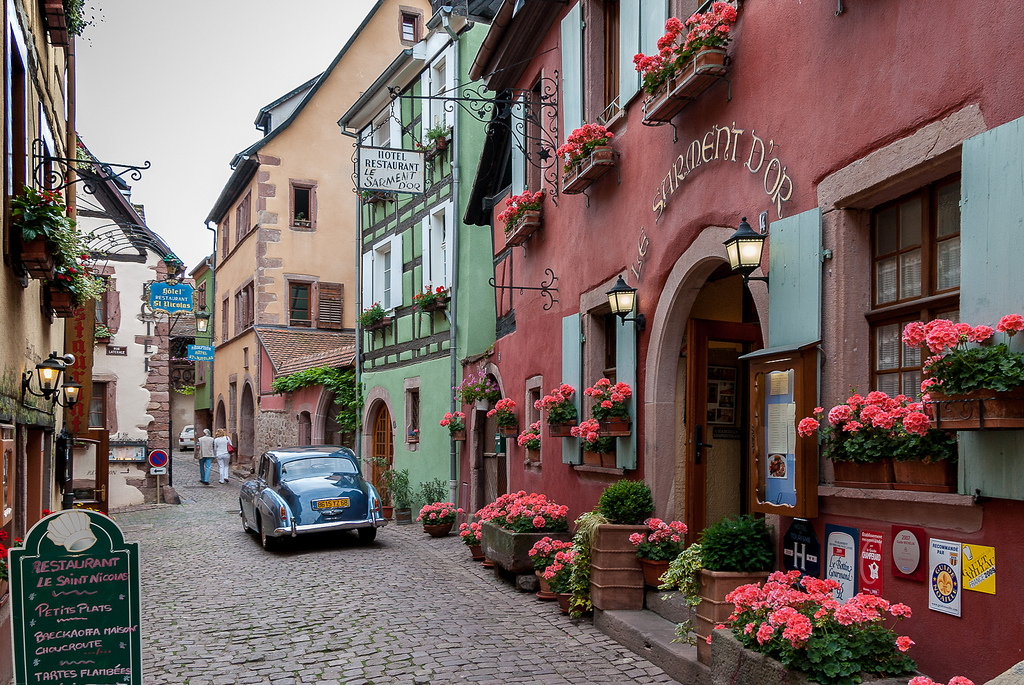
#> input picture Filtering/france.jpg, 1024 x 685 px
$ python Filters.py
#> lines starting #> are read from the running program, lines starting #| are printed output that depends on the picture
import cv2
import numpy as np


class Filtering:

    def __init__(self, image, filter_size):

        self.image = image
        self.filter_size = filter_size

        # 3x3 filter
        self.three_filter = np.ones([3, 3]) * (1 / 9)
        # 5x5 filter
        self.five_filter = np.ones([5, 5]) * (1 / 25)
        # 7x7 filter
        self.seven_filter = np.ones([7, 7]) * (1 / 49)
        # 9x9 filter
        self.nine_filter = np.ones([9, 9]) * (1 / 81)

    def padding(self, img):                                                                                 # add border around the image by reflecting edge pixels

        if self.filter_size == 3:
            padded = cv2.copyMakeBorder(img, 1, 1, 1, 1, cv2.BORDER_REFLECT)
        elif self.filter_size == 5:
            padded = cv2.copyMakeBorder(img, 2, 2, 2, 2, cv2.BORDER_REFLECT)
        elif self.filter_size == 7:
            padded = cv2.copyMakeBorder(img, 3, 3, 3, 3, cv2.BORDER_REFLECT)
        elif self.filter_size == 9:
            padded = cv2.copyMakeBorder(img, 4, 4, 4, 4, cv2.BORDER_REFLECT)

        return padded

    # [15 lines left out: function mean_filter, not called in this run]

    def gaussian_kernel(self, sigma):                                                                       # creates the Gaussian kernel

        x, y = np.mgrid[-self.filter_size // 2 + 1: self.filter_size // 2 + 1,
                        -self.filter_size // 2 + 1: self.filter_size // 2 + 1]
        g = np.exp(-((x ** 2 + y ** 2) / (2.0 * sigma ** 2)))
        return g / g.sum()

    def gaussian_filter(self, padded, kernel):

        output = np.copy(self.image)
        # expand the filter's dimension (add 3rd channel)
        kernel = np.repeat(np.expand_dims(kernel, axis=-1), self.image.shape[-1], axis=-1)

        # iterate on image using padded image
        for i in range(padded.shape[0] - self.filter_size + 1):
            for j in range(padded.shape[1] - self.filter_size + 1):
                window = padded[i:i + self.filter_size, j:j + self.filter_size]
                new_pixel = np.sum(window * kernel, axis=(0, 1))                                            # element wise multiplication
                output[i][j] = new_pixel

        return output

    # [58 lines left out: functions find_min, calculate_mean, kuwahara_filter, not called in this run]


if __name__ == '__main__':

    rgb_img = cv2.imread("./france.jpg")                                                                    # read image
#> rgb_img is the input picture: shape (685, 1024, 3); mean B, G, R 96.5, 100.6, 117.5
    rgb_img = cv2.resize(rgb_img, (int(rgb_img.shape[1] * 1 / 2), int(rgb_img.shape[0] * 1 / 2)))           # resize image by 1/2
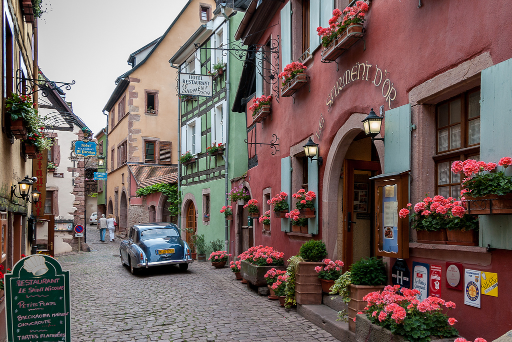
#> rgb_img: shape (342, 512, 3); mean B, G, R 96.4, 100.5, 117.3

    f = Filtering(rgb_img, 9)
    padded_img = f.padding(rgb_img)
#> in padding, `padded = cv2.copyMakeBorder(img, 4, 4, 4, 4, cv2.BORDER_REFLECT)`:
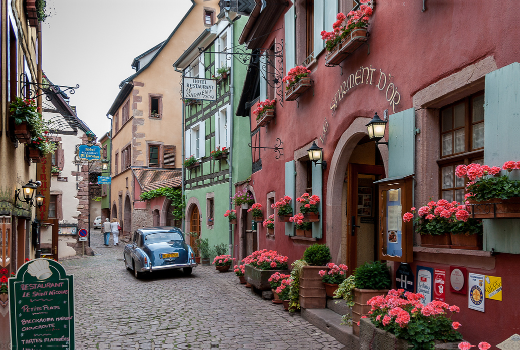
#> padded: shape (350, 520, 3); mean B, G, R 96.5, 100.5, 117.4
    """
    # Kuwahara Filter

    padded_hsv = f.padding(cv2.cvtColor(rgb_img, cv2.COLOR_BGR2HSV))                                        # hsv img is also padded
    v = padded_hsv[:, :, 2]                                                                                 # take V component only
    kuwahara_filtered = f.kuwahara_filter(padded_img, v)

    # cv2.imwrite("5x5 Kuwahara Filtered Image.jpg", kuwahara_filtered)"""
    """
    Q1 | Q2
    -------
    Q3 | Q4
    """
    """
    # Mean Filter

    mean_filtered = f.mean_filter(padded_img, f.nine_filter)                                                # filter should be changed according to size
    # cv2.imwrite("5x5 " + "Mean Filtered Image.jpg", mean_filtered)
    """

    # Gaussian Filter

    g_kernel = f.gaussian_kernel(sigma=1)
    gaussian_filtered = f.gaussian_filter(padded_img, g_kernel)                                             # create Gaussian kernel according to size
#> after the loop in gaussian_filter, `for i in range(padded.shape[0] - self.filter_size + 1):`:
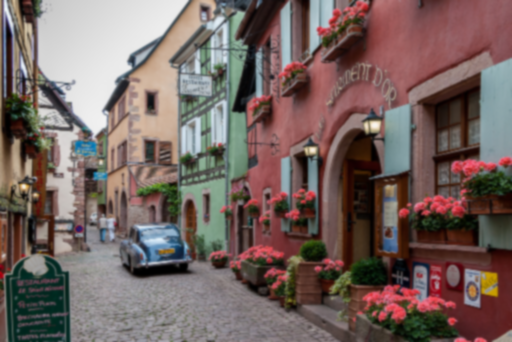
#> output: shape (342, 512, 3); mean B, G, R 95.9, 100, 116.8
    # cv2.imwrite("5x5 sig_1 Gaussian Filtered Image.jpg", gaussian_filtered)

$ run again, with Filtering/venice.jpg copied over Filtering/france.jpg
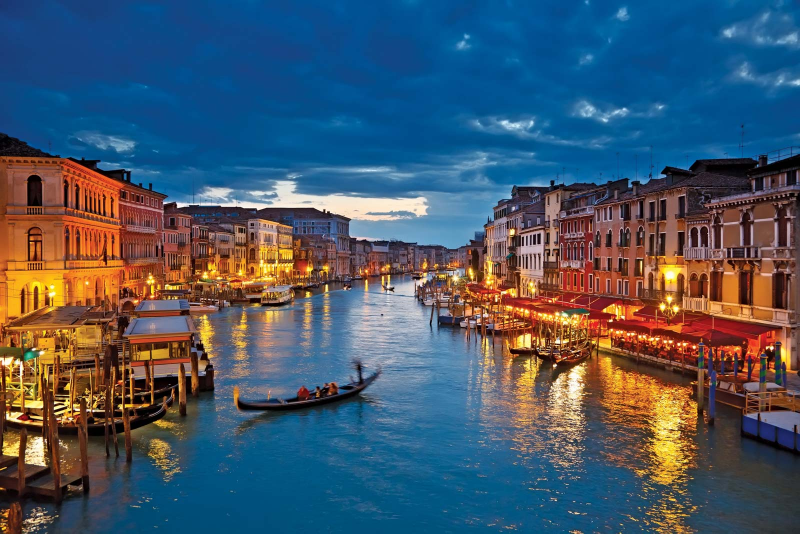
#> input picture Filtering/venice.jpg, 1600 x 1067 px (shown at 1/2 size)
#> rgb_img is the input picture: shape (1067, 1600, 3); mean B, G, R 104, 87.7, 71
#> `rgb_img = cv2.resize(rgb_img, (int(rgb_img.shape[1] * 1 / 2), int(rgb_..`:
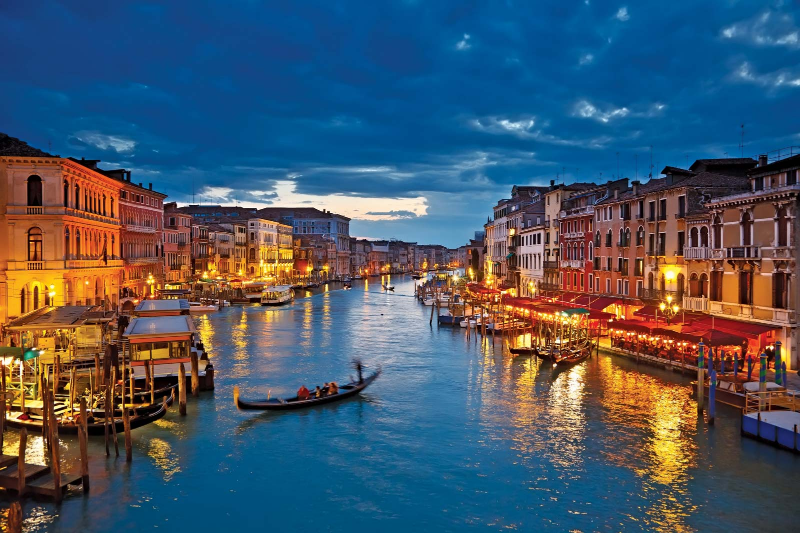
#> rgb_img: shape (533, 800, 3); mean B, G, R 103.9, 87.6, 70.9
#> in padding, `padded = cv2.copyMakeBorder(img, 4, 4, 4, 4, cv2.BORDER_REFLECT)`:
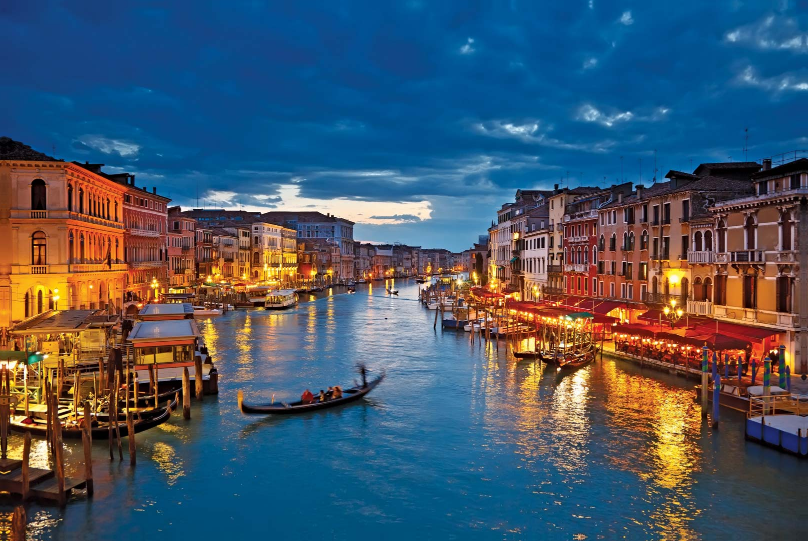
#> padded: shape (541, 808, 3); mean B, G, R 103.8, 87.2, 70.2
